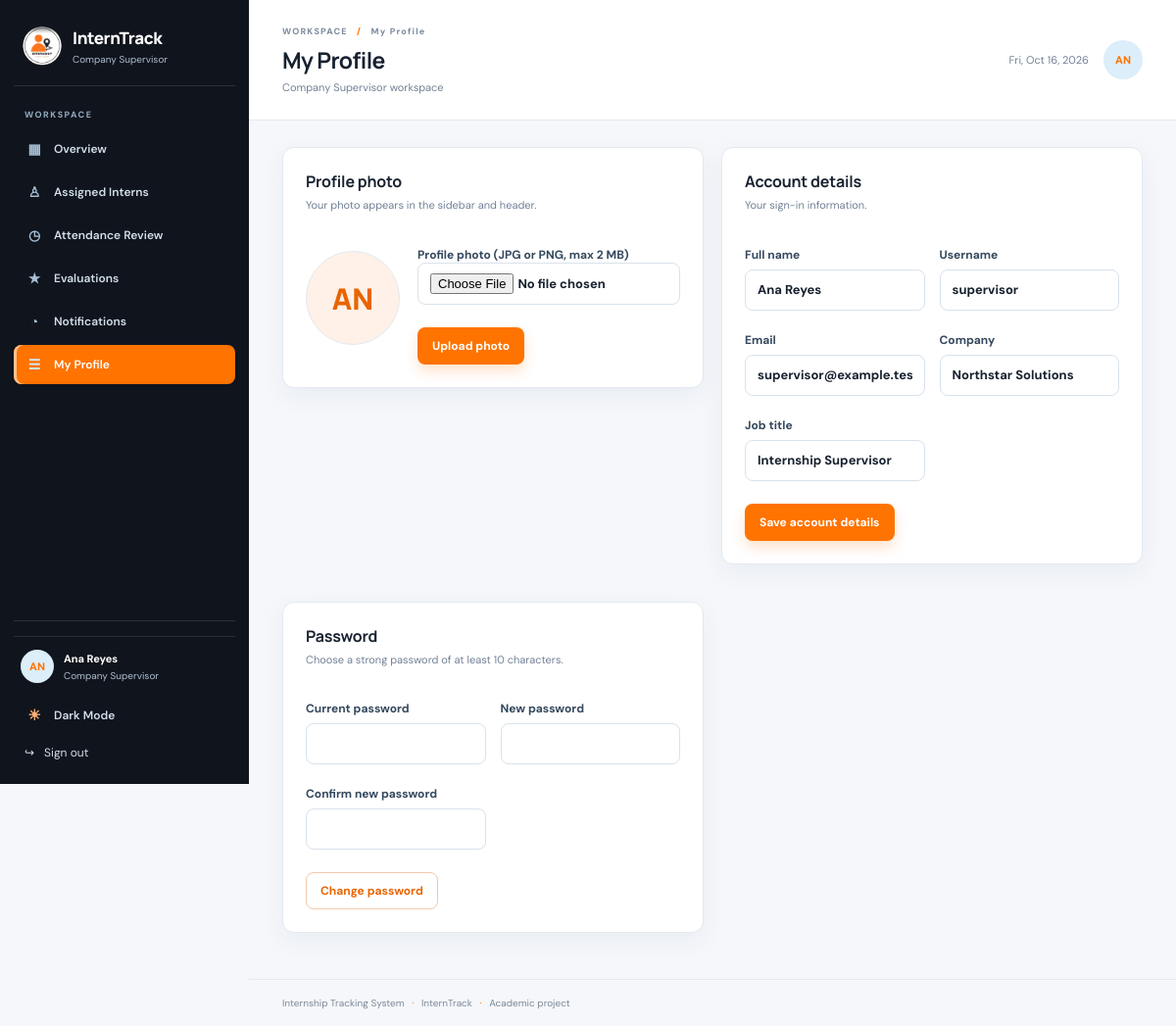
/supervisor/profile.php (signed in), run on the app's committed database.
### tables this page shows
CREATE TABLE users (
  id            BIGINT UNSIGNED AUTO_INCREMENT PRIMARY KEY,
  username      VARCHAR(80)  NOT NULL UNIQUE,
  full_name     VARCHAR(120) NOT NULL,
  email         VARCHAR(190) NOT NULL UNIQUE,
  avatar        VARCHAR(255) NULL,
  password_hash VARCHAR(255) NOT NULL,
  role          ENUM('student','supervisor','coordinator') NOT NULL,
  status        ENUM('active','inactive') NOT NULL DEFAULT 'active',
  created_at    TIMESTAMP NOT NULL DEFAULT CURRENT_TIMESTAMP,
  updated_at    TIMESTAMP NOT NULL DEFAULT CURRENT_TIMESTAMP ON UPDATE CURRENT_TIMESTAMP,
  INDEX idx_users_role_status (role, status)
);

CREATE TABLE supervisors (
  id         BIGINT UNSIGNED AUTO_INCREMENT PRIMARY KEY,
  user_id    BIGINT UNSIGNED NOT NULL UNIQUE,
  company_id BIGINT UNSIGNED NULL,
  job_title  VARCHAR(120) NOT NULL DEFAULT '',
  CONSTRAINT fk_supervisors_user FOREIGN KEY (user_id) REFERENCES users(id) ON DELETE CASCADE,
  CONSTRAINT fk_supervisors_company FOREIGN KEY (company_id) REFERENCES companies(id) ON DELETE SET NULL
);

CREATE TABLE companies (
  id            BIGINT UNSIGNED AUTO_INCREMENT PRIMARY KEY,
  name          VARCHAR(180) NOT NULL,
  address       VARCHAR(255) NOT NULL DEFAULT '',
  contact_person VARCHAR(120) NOT NULL DEFAULT '',
  contact_email VARCHAR(190) NOT NULL DEFAULT '',
  contact_phone VARCHAR(40)  NOT NULL DEFAULT '',
  status        ENUM('active','inactive') NOT NULL DEFAULT 'active',
  created_at    TIMESTAMP NOT NULL DEFAULT CURRENT_TIMESTAMP,
  INDEX idx_companies_status (status)
);

### config/config.php (called while the page is built, shortened)
<?php
function url(string $path = ''): string
{
    static $base = null;
    if ($base === null) {
        $docRoot = str_replace('\\', '/', rtrim((string)($_SERVER['DOCUMENT_ROOT'] ?? ''), '/'));
        $appRoot = str_replace('\\', '/', APP_ROOT);
        if ($docRoot !== '' && str_starts_with($appRoot, $docRoot)) {
            $base = rtrim(substr($appRoot, strlen($docRoot)), '/');
        } else {
            $script = str_replace('\\', '/', (string)($_SERVER['SCRIPT_NAME'] ?? ''));
            $base = rtrim(dirname($script), '/');
            if (basename($base) === 'student' || basename($base) === 'coordinator' || basename($base) === 'supervisor') {
                $base = dirname($base);
            }
        }
    }
    return $base . '/' . ltrim($path, '/');
}

### includes/auth.php (called while the page is built, shortened)
<?php
require_once __DIR__ . '/functions.php';
function current_user(): ?array
{
    return $_SESSION['user'] ?? null;
}
function dashboard_path_for_role(string $role): string
{
    return match ($role) {
        'student'     => 'student/dashboard.php',
        'supervisor'  => 'supervisor/dashboard.php',
        'coordinator' => 'coordinator/dashboard.php',
        default       => 'login.php',
    };
}
function require_login(): array
{
    static $validated = false;
    $user = current_user();
    if (!$validated) {
        $db = database_or_null();
        if ($db instanceof PDO) {
            $fresh = query_one(
                $db,
                "SELECT id, username, full_name, email, avatar, role FROM users WHERE id = ? AND status = 'active'",
                [(int)$user['id']]
            );
        }
        $validated = true;
    }
    return $_SESSION['user'];
}
function require_role(array $roles): array
{
    $user = require_login();
    return $user;
}
function supervisor_profile(PDO $db, int $userId): ?array
{
    return query_one($db, 'SELECT * FROM supervisors WHERE user_id = ?', [$userId]);
}

### supervisor/profile.php (the view, shortened to what this page needs)
<?php
$db = database_or_null();
$user = require_role(['supervisor']);
$supervisor = supervisor_profile($db, (int)$user['id']);
$title = 'My Profile';
$active = 'profile';
require __DIR__ . '/../includes/header.php';
$company = $supervisor ? query_value($db, 'SELECT name FROM companies WHERE id = ?', [(int)($supervisor['company_id'] ?? 0)]) : null;
$accountForm = form_start('supervisor/profile.php')
    . '<input type="hidden" name="op" value="update_account">'
    . '<div class="form-grid">'
    . '<label>Full name<input name="full_name" maxlength="120" value="' . e($user['full_name']) . '" required></label>'
    . '<label>Username<input name="username" maxlength="80" value="' . e($user['username']) . '" required></label>'
    . '<label>Email<input name="email" type="email" maxlength="190" value="' . e($user['email']) . '" required></label>'
    . '<label>Company<input value="' . e($company ?: 'Not assigned') . '" disabled></label>'
    . '<label>Job title<input value="' . e($supervisor['job_title'] ?? '—') . '" disabled></label>'
    . '</div><button class="button primary">Save account details</button></form>';
$passwordForm = form_start('supervisor/profile.php')
    . '<input type="hidden" name="op" value="change_password">'
    . '<div class="form-grid">'
    . '<label>Current password<input type="password" name="current_password" autocomplete="current-password" required></label>'
    . '<label>New password<input type="password" name="new_password" minlength="' . PASSWORD_MIN_LENGTH . '" autocomplete="new-password" required></label>'
    . '<label>Confirm new password<input type="password" name="confirm_password" minlength="' . PASSWORD_MIN_LENGTH . '" autocomplete="new-password" required></label>'
    . '</div><button class="button secondary">Change password</button></form>';
echo '<div class="two-col">'
    . panel('Profile photo', 'Your photo appears in the sidebar and header.', profile_photo_panel($user, 'supervisor/profile.php'))
    . panel('Account details', 'Your sign-in information.', $accountForm)
    . panel('Password', 'Choose a strong password of at least ' . PASSWORD_MIN_LENGTH . ' characters.', $passwordForm)
    . '</div>';
require __DIR__ . '/../includes/footer.php';

### includes/header.php (shortened to what this page needs)
<?php
$user = require_login();
$role = $user['role'];
$navMenus = [
    'student' => [
        'dashboard'     => ['student/dashboard.php', 'Overview', '▦'],
        'profile'       => ['student/profile.php', 'My Profile', '☰'],
        'placement'     => ['student/placement.php', 'Placement', '⌂'],
        'requirements'  => ['student/requirements.php', 'Requirements', '▤'],
        'attendance'    => ['student/attendance.php', 'Attendance & Hours', '◷'],
        'evaluations'   => ['student/evaluations.php', 'Evaluations', '★'],
        'notifications' => ['student/notifications.php', 'Notifications', '◔'],
    ],
    'supervisor' => [
        'dashboard'     => ['supervisor/dashboard.php', 'Overview', '▦'],
        'interns'       => ['supervisor/interns.php', 'Assigned Interns', '♙'],
        'attendance'    => ['supervisor/attendance.php', 'Attendance Review', '◷'],
        'evaluations'   => ['supervisor/evaluations.php', 'Evaluations', '★'],
        'notifications' => ['supervisor/notifications.php', 'Notifications', '◔'],
        'profile'       => ['supervisor/profile.php', 'My Profile', '☰'],
    ],
    'coordinator' => [
        'dashboard'     => ['coordinator/dashboard.php', 'Overview', '▦'],
        'students'      => ['coordinator/students.php', 'Students', '♙'],
        'companies'     => ['coordinator/companies.php', 'Companies', '⌂'],
        'supervisors'   => ['coordinator/supervisors.php', 'Supervisors', '⚑'],
        'placements'    => ['coordinator/placements.php', 'Placements', '⇄'],
        'requirements'  => ['coordinator/requirements.php', 'Requirements', '▤'],
        'submissions'   => ['coordinator/submissions.php', 'Document Review', '⇩'],
        'attendance'    => ['coordinator/attendance.php', 'Attendance', '◷'],
        'evaluations'   => ['coordinator/evaluations.php', 'Evaluations', '★'],
        'announcements' => ['coordinator/announcements.php', 'Announcements', '✎'],
        'users'         => ['coordinator/users.php', 'User Accounts', '⚙'],
        'reports'       => ['coordinator/reports.php', 'Reports', '▣'],
        'profile'       => ['coordinator/profile.php', 'My Profile', '☰'],
        'notifications' => ['coordinator/notifications.php', 'Notifications', '◔'],
    ],
];
$menu = $navMenus[$role] ?? [];
$active = $active ?? 'dashboard';
$title = $title ?? 'Dashboard';
$displayName = $user['full_name'] ?: $user['username'];
?>
<!doctype html>
<html lang="en" data-theme="light">
<head>
  <link rel="stylesheet" href="<?= e(url('assets/css/style.css')) ?>">
</head>
<body class="app-page">
<div class="app-shell">
  <aside class="sidebar" id="sidebar">
    <a class="brand" href="<?= e(url(dashboard_path_for_role($role))) ?>">
      <img class="brand-mark-img" src="<?= e(url('assets/images/logo.png')) ?>" alt="<?= e(APP_NAME) ?> logo">
      <span><strong><?= e(APP_SHORT_NAME) ?></strong><small><?= e(role_label($role)) ?></small></span>
    </a>
    <div class="nav-label">WORKSPACE</div>
    <nav aria-label="Main navigation">
      <?php foreach ($menu as $key => $item): ?>
        <a class="nav-link <?= $active === $key ? 'active' : '' ?>" href="<?= e(url($item[0])) ?>">
          <span aria-hidden="true"><?= e($item[2]) ?></span><?= e($item[1]) ?>
        </a>
      <?php endforeach; ?>
    </nav>
    <div class="sidebar-bottom">
      <div class="user-chip">
        <?= avatar_html($user) ?>
        <span><strong><?= e($displayName) ?></strong><small><?= e(role_label($role)) ?></small></span>
      </div>
      <button type="button" class="theme-toggle" data-theme-toggle>
        <span data-theme-icon>☀</span><span data-theme-label>Dark Mode</span>
      </button>
      <form method="post" action="<?= e(url('logout.php')) ?>"><?= csrf_field() ?>
        <button class="logout-button" type="submit">↪ <span>Sign out</span></button>
      </form>
    </div>
  </aside>
  <main class="main-content">
    <header class="topbar">
      <div>
        <p class="breadcrumb">WORKSPACE <span>/</span> <?= e($title) ?></p>
        <h1><?= e($title) ?></h1>
        <p class="page-subtitle"><?= e(role_label($role)) ?> workspace</p>
      </div>
      <div class="topbar-side">
        <time><?= e(date('D, M j, Y')) ?></time>
        <?= avatar_html($user, 'avatar large') ?>
      </div>
    </header>
    <section class="content-area">

### includes/functions.php (shortened to what this page needs)
<?php
require_once __DIR__ . '/../config/config.php';
function e(mixed $value): string
{
    return htmlspecialchars((string)($value ?? ''), ENT_QUOTES | ENT_SUBSTITUTE, 'UTF-8');
}
function csrf_token(): string
{
    return $_SESSION['csrf'];
}
function csrf_field(): string
{
    return '<input type="hidden" name="csrf" value="' . e(csrf_token()) . '">';
}
function query_one(PDO $db, string $sql, array $params = []): ?array
{
    $query = $db->prepare($sql);
    $query->execute($params);
    $row = $query->fetch();
    return $row === false ? null : $row;
}
function query_value(PDO $db, string $sql, array $params = []): mixed
{
    $query = $db->prepare($sql);
    $query->execute($params);
    return $query->fetchColumn();
}
function form_start(string $action, array $attrs = []): string
{
    $htmlAttrs = '';
    foreach ($attrs as $key => $value) {
        $htmlAttrs .= ' ' . e($key) . '="' . e($value) . '"';
    }
    return '<form method="post" action="' . e(url($action)) . '"' . $htmlAttrs . '>' . csrf_field();
}
function panel(string $title, string $description, string $body, string $extraClass = ''): string
{
    return '<section class="panel ' . e($extraClass) . '"><div class="panel-title"><div><h2>'
        . e($title) . '</h2><p>' . e($description) . '</p></div></div>' . $body . '</section>';
}
function role_label(string $role): string
{
    return [
        'student'     => 'Student Intern',
        'supervisor'  => 'Company Supervisor',
        'coordinator' => 'Internship Coordinator',
    ][$role] ?? 'User';
}
function avatar_html(array $user, string $class = 'avatar'): string
{
    $name = ($user['full_name'] ?? '') !== '' ? $user['full_name'] : ($user['username'] ?? '?');
    $initials = strtoupper(mb_substr($name, 0, 2));
    return '<span class="' . e($class) . '">' . e($initials) . '</span>';
}
function profile_photo_panel(array $user, string $selfPath): string
{
    $name = ($user['full_name'] ?? '') !== '' ? $user['full_name'] : ($user['username'] ?? '?');
    $preview = !empty($user['avatar'])
        ? '<img class="avatar-preview" src="' . e(url('avatar.php?id=' . (int)$user['id'])) . '" alt="Profile photo">'
        : '<span class="avatar-preview initials">' . e(strtoupper(mb_substr($name, 0, 2))) . '</span>';
    $form = form_start($selfPath, ['enctype' => 'multipart/form-data'])
        . '<input type="hidden" name="op" value="upload_avatar">'
        . '<label>Profile photo (JPG or PNG, max 2 MB)'
        . '<input type="file" name="avatar" accept=".jpg,.jpeg,.png" required></label>'
        . '<button class="button primary">Upload photo</button></form>';
    return '<div class="profile-photo">' . $preview . '<div class="profile-photo-form">' . $form . '</div></div>';
}
    ?><!doctype html>

### data on the page
users: role "Company Supervisor", full_name "AN AN", full_name "Ana Reyes", full_name "AN", username "supervisor", email "supervisor@example.test"
supervisors: company.name "Northstar Solutions", job_title "Internship Supervisor"

### other printed values
APP_SHORT_NAME "InternTrack"
$item[2] "▦"
$item[1] "Overview"
$item[2] "♙"
$item[1] "Assigned Interns"
$item[2] "◷"
$item[1] "Attendance Review"
$item[2] "★"
$item[1] "Evaluations"
$item[2] "◔"
$item[1] "Notifications"
$item[2] "☰"
$item[1] "My Profile"
$title "My Profile"
$title "Profile photo Account details Password"
